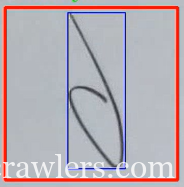
#> input picture image.png, 184 x 187 px, given in place of the camera
$ python show_me_your_password.py
#> lines starting #> are read from the running program, lines starting #| are printed output that depends on the picture; after the words box and inside, x2 and y2 are one past the last pixel; in counts of white or black regions, pixels touching at a corner belong together
import cv2
import numpy as np

def init_webcam():
    cap = cv2.VideoCapture(0)
    if not cap.isOpened():
        print("비디오 캡처 장치를 열 수 없습니다.")
        return None
    cap.set(cv2.CAP_PROP_FRAME_WIDTH, 640)
    cap.set(cv2.CAP_PROP_FRAME_HEIGHT, 480)
    cap.set(cv2.CAP_PROP_FOURCC, cv2.VideoWriter_fourcc(*'MJPG'))
    return cap

def get_password_image(cap=None, index=0):
    """
    웹캠을 열고 'c' 키를 누르면 관심 영역(ROI)의 이미지를 캡처, 처리하여 반환합니다.
    'ESC' 키를 누르면 종료됩니다.
    cap 인자가 주어지면 해당 비디오 캡처 객체를 사용합니다.
    index 인자는 저장될 파일명의 접미사로 사용됩니다.
    """
#> called with index = 0
    own_cap = False
    if cap is None:
        cap = init_webcam()
        own_cap = True
        if cap is None: return None

    captured_image = None

    while True:
        ret, frame = cap.read()
#> frame is the input picture: shape (187, 184, 3); mean B, G, R 179.1, 172.9, 183.5
        if not ret:
            print("프레임을 가져 올 수 없습니다.")
            break

        # 원본 프레임을 좌우 반전
        frame = cv2.flip(frame, 1)
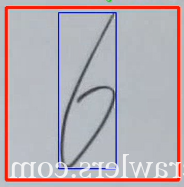
#> frame: shape (187, 184, 3); mean B, G, R 179.1, 172.9, 183.5
        display_frame = frame.copy()

        height, width, _ = display_frame.shape
#> height = 187; width = 184
        center_x, center_y = width // 2, height // 2
#> center_x = 92; center_y = 93

        # ROI 설정
        roi_start_y, roi_end_y = center_y - 84, center_y + 84
#> roi_start_y = 9; roi_end_y = 177
        roi_start_x, roi_end_x = center_x - 84, center_x + 84
#> roi_start_x = 8; roi_end_x = 176

        # ROI 영역에 사각형 그리기
        cv2.rectangle(display_frame, (roi_start_x, roi_start_y), (roi_end_x, roi_end_y), (0, 0, 255), 2)
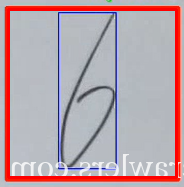
#> display_frame: shape (187, 184, 3); 5.85% of pixels changed, all inside (x1, y1, x2, y2) = (7, 8, 178, 179)
        cv2.imshow("Webcam - Press 'c' to capture, 'ESC' to exit", display_frame)

        key = cv2.waitKey(1) & 0xFF
#> (key Esc is pressed here)

        if key == ord('c') or key == ord('C'):
            # ROI 추출
            roi = frame[roi_start_y:roi_end_y, roi_start_x:roi_end_x]

            # 이미지 처리
            gray_image = cv2.cvtColor(roi, cv2.COLOR_BGR2GRAY)
            gaussian_blur = cv2.GaussianBlur(gray_image, (5, 5), 0)
            #_, otsu_thresh = cv2.threshold(gaussian_blur, 0, 255, cv2.THRESH_BINARY + cv2.THRESH_OTSU)
            _, otsu_thresh = cv2.threshold(gaussian_blur, 0, 255, cv2.THRESH_BINARY_INV + cv2.THRESH_OTSU)

            kernel = np.ones((5, 5), np.uint8)
            #dilate = cv2.dilate(otsu_thresh, kernel, iterations=1)
            #erosion = cv2.erode(otsu_thresh, kernel, iterations=1)

            # 최종적으로 반환할 이미지 (MNIST와 유사한 형태: 흰색 숫자, 검은색 배경)
            # bitwise_not을 적용하여 배경을 검게, 숫자를 희게 만듭니다.
            # final_image = cv2.bitwise_not(dilate)
            # otsu_thresh 자체가 이미 반전된 상태이므로 추가 반전 불필요

            #captured_image = cv2.flip(erosion, 1)  # 좌우 반전 적용
            captured_image = otsu_thresh

            #원본화상을 찍기 변하게 하기 위해서 좌우 반전해서 읽었기 때문임
            captured_image = cv2.flip(captured_image, 1)  # 좌우 반전 적용

            # 바운딩 박스 계산 및 이미지 자르기
            contours, _ = cv2.findContours(captured_image, cv2.RETR_EXTERNAL, cv2.CHAIN_APPROX_SIMPLE)
            if contours:
                c = max(contours, key=cv2.contourArea)
                x, y, w, h = cv2.boundingRect(c)

                padding = 20
                x = x - padding
                y = y - padding
                w = w + (padding * 2)
                h = h + (padding * 2)

                # 정사각형으로 보정
                center_x = x + w // 2
                center_y = y + h // 2
                max_side = max(w, h)
                w = max_side
                h = max_side
                x = center_x - (w // 2)
                y = center_y - (h // 2)

                # 이미지 자르기 (이미지 범위를 벗어나도 검은색으로 패딩하여 중앙 정렬 유지)
                square_image = np.zeros((h, w), dtype=np.uint8)

                src_y_start = max(0, y)
                src_y_end = min(captured_image.shape[0], y + h)
                src_x_start = max(0, x)
                src_x_end = min(captured_image.shape[1], x + w)

                dst_y_start = max(0, -y)
                dst_x_start = max(0, -x)

                if src_y_end > src_y_start and src_x_end > src_x_start:
                    square_image[dst_y_start:dst_y_start + (src_y_end - src_y_start),
                                 dst_x_start:dst_x_start + (src_x_end - src_x_start)] = \
                        captured_image[src_y_start:src_y_end, src_x_start:src_x_end]

                captured_image = square_image

            print("이미지가 캡처되었습니다.")
            break

        elif key == 27:  # ESC 키
            break

    if own_cap:
        cap.release()
        cv2.destroyAllWindows()

    if captured_image is not None:
        filename = f"captured_password_image_{index}.png"
        cv2.imwrite(filename, captured_image)
        return [filename]
    return None


# [150 lines left out: function get_password_image2, not called in this run]

if __name__ == '__main__':
    # 이 파일을 직접 실행할 경우 테스트 코드
    result = get_password_image()
    if result is not None:
        filename = result[0]
        password_img = cv2.imread(filename, cv2.IMREAD_GRAYSCALE)
        cv2.imshow("Final Bounded Image", password_img)
        cv2.waitKey(0)
        cv2.destroyAllWindows()

        print(f"캡처된 이미지를 '{filename}' 파일로 저장했습니다.")
    else:
        print("이미지가 캡처되지 않았습니다.")
